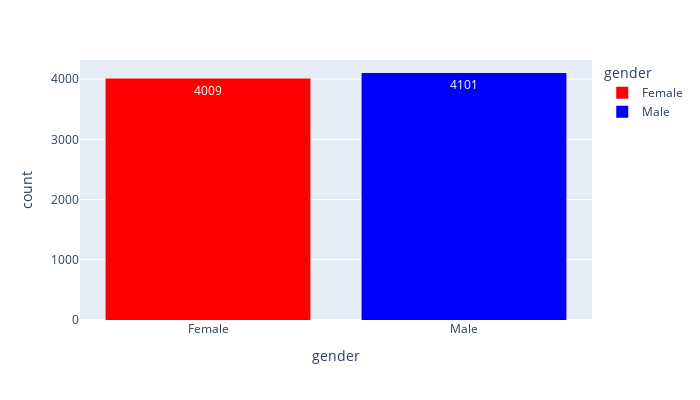

Notebook cell for this chart:
### Code cell
# representation du genre 'Male' et 'Female'
color_mapping = {'Male': 'blue', 'Female': 'red'}
fig = px.histogram(df, x='gender', text_auto=True, color='gender', color_discrete_map=color_mapping)
fig.update_layout(width=700, height=400)
fig.show()

### Figure 1 — Plotly figure (JSON) as saved in the notebook; plotly's stock layout.template omitted (floating-point values rounded to 4 significant figures; data arrays with more than 128 entries replaced by an {"elided": "..."} marker saying what was removed)
{"data": [{"alignmentgroup": "True", "bingroup": "x", "hovertemplate": "gender=%{x}<br>count=%{y}<extra></extra>", "legendgroup": "Female", "marker": {"color": "red", "pattern": {"shape": ""}}, "name": "Female", "offsetgroup": "Female", "orientation": "v", "showlegend": true, "texttemplate": "%{value}", "type": "histogram", "x": {"elided": "4009 str values"}, "xaxis": "x", "yaxis": "y"}, {"alignmentgroup": "True", "bingroup": "x", "hovertemplate": "gender=%{x}<br>count=%{y}<extra></extra>", "legendgroup": "Male", "marker": {"color": "blue", "pattern": {"shape": ""}}, "name": "Male", "offsetgroup": "Male", "orientation": "v", "showlegend": true, "texttemplate": "%{value}", "type": "histogram", "x": {"elided": "4101 str values"}, "xaxis": "x", "yaxis": "y"}], "layout": {"barmode": "relative", "height": 400, "legend": {"title": {"text": "gender"}, "tracegroupgap": 0}, "margin": {"t": 60}, "width": 700, "xaxis": {"anchor": "y", "categoryarray": ["Female", "Male"], "categoryorder": "array", "domain": [0, 1], "title": {"text": "gender"}}, "yaxis": {"anchor": "x", "domain": [0, 1], "title": {"text": "count"}}}}
